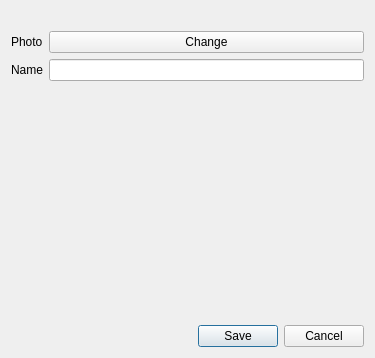
<?xml version="1.0" encoding="UTF-8"?>
<ui version="4.0">
 <class>StudentEditDialog</class>
 <widget class="QDialog" name="StudentEditDialog">
  <property name="geometry">
   <rect>
    <x>0</x>
    <y>0</y>
    <width>375</width>
    <height>358</height>
   </rect>
  </property>
  <property name="windowTitle">
   <string>Dialog</string>
  </property>
  <layout class="QVBoxLayout" name="verticalLayout">
   <item>
    <widget class="QLabel" name="photoOutput">
     <property name="text">
      <string/>
     </property>
     <property name="alignment">
      <set>Qt::AlignCenter</set>
     </property>
    </widget>
   </item>
   <item>
    <layout class="QFormLayout" name="formLayout">
     <item row="0" column="0">
      <widget class="QLabel" name="photoLabel">
       <property name="text">
        <string>Photo</string>
       </property>
      </widget>
     </item>
     <item row="0" column="1">
      <widget class="QPushButton" name="photoButton">
       <property name="text">
        <string>Change</string>
       </property>
      </widget>
     </item>
     <item row="1" column="0">
      <widget class="QLabel" name="nameLabel">
       <property name="text">
        <string>Name</string>
       </property>
      </widget>
     </item>
     <item row="1" column="1">
      <widget class="QLineEdit" name="nameInput">
       <property name="maxLength">
        <number>30</number>
       </property>
      </widget>
     </item>
    </layout>
   </item>
   <item>
    <spacer name="verticalSpacer">
     <property name="orientation">
      <enum>Qt::Vertical</enum>
     </property>
     <property name="sizeHint" stdset="0">
      <size>
       <width>20</width>
       <height>137</height>
      </size>
     </property>
    </spacer>
   </item>
   <item>
    <widget class="QDialogButtonBox" name="buttonBox">
     <property name="orientation">
      <enum>Qt::Horizontal</enum>
     </property>
     <property name="standardButtons">
      <set>QDialogButtonBox::Cancel|QDialogButtonBox::Save</set>
     </property>
    </widget>
   </item>
  </layout>
 </widget>
 <resources/>
 <connections>
  <connection>
   <sender>buttonBox</sender>
   <signal>accepted()</signal>
   <receiver>StudentEditDialog</receiver>
   <slot>accept()</slot>
   <hints>
    <hint type="sourcelabel">
     <x>248</x>
     <y>254</y>
    </hint>
    <hint type="destinationlabel">
     <x>157</x>
     <y>274</y>
    </hint>
   </hints>
  </connection>
  <connection>
   <sender>buttonBox</sender>
   <signal>rejected()</signal>
   <receiver>StudentEditDialog</receiver>
   <slot>reject()</slot>
   <hints>
    <hint type="sourcelabel">
     <x>316</x>
     <y>260</y>
    </hint>
    <hint type="destinationlabel">
     <x>286</x>
     <y>274</y>
    </hint>
   </hints>
  </connection>
 </connections>
</ui>
